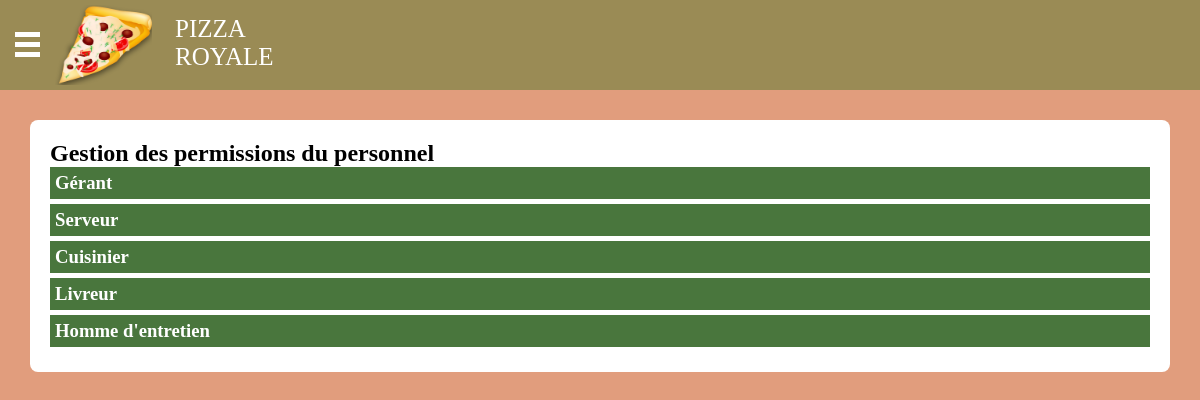
Screenshot of /gestionpermissions.php (signed in) with the database file from the repository.
### tables this page shows
CREATE TABLE `permissions` (
  `id_permission` int(11) NOT NULL,
  `id_fonction` int(11) NOT NULL,
  `c_produit` int(11) NOT NULL DEFAULT 0,
  `g_produits` int(11) NOT NULL DEFAULT 0,
  `c_menu` int(11) NOT NULL DEFAULT 1,
  `g_menus` int(11) NOT NULL DEFAULT 1,
  `g_categ` int(11) NOT NULL DEFAULT 0,
  `c_employe` int(11) NOT NULL DEFAULT 0,
  `g_employe` int(11) NOT NULL DEFAULT 0,
  `g_fonctions` int(11) NOT NULL DEFAULT 0,
  `g_permissions` int(11) NOT NULL DEFAULT 0,
  `c_client` int(11) NOT NULL DEFAULT 1,
  `g_clients` int(11) NOT NULL DEFAULT 1,
  `c_commande` int(11) NOT NULL DEFAULT 1,
  `g_commandes` int(11) NOT NULL DEFAULT 1,
  `g_livraisons` int(11) NOT NULL DEFAULT 1
);

CREATE TABLE `fonctions` (
  `id_fonction` int(11) NOT NULL,
  `nom` varchar(255) NOT NULL
);

### gestionpermissions.php (the view, shortened to what this page needs)
<?php
require('config.php');
?>
<!DOCTYPE html>
<html lang="fr">
<head>
<link href="css/styles.css" rel="stylesheet">
</head>
<body>
<?php include('header.php'); ?>
<div class="conteneur">
<div class="titre-page">
<h1>Gestion des permissions du personnel</h1>
</div>
<?php
$req = $bdd->prepare('SELECT * FROM fonctions as a LEFT JOIN permissions as b ON a.id_fonction = b.id_fonction');
$req->execute();
while($afficher = $req->fetch()) {
?>
<div class="fonction">
<div class="nom-fonction">
<h3><?= $afficher['nom']; ?></h3>
</div>
</div>
<?php } ?>
</div>
</body>
</html>

### css/styles.css (style rules this page uses)
body { margin: 0; background: #e19d7d; }
.conteneur { max-width: 1100px; height: auto; margin-top: 30px; margin-left: auto; margin-right: auto; background: #FFF; border-radius: 8px; padding: 20px; }
.titre-page { display: flex; justify-content: space-between; align-items: center; }
.titre-page h1 { margin: 0; font-size: 1.5rem; }
.nom-fonction { display: block; padding: 5px; background: #49763d; color: #FFF; margin-bottom: 5px; cursor: pointer; }
.fonction h3 { margin: 0; }

### rows the page displays
permissions: id_fonction.nom "Gérant"
permissions: id_fonction.nom "Serveur"
permissions: id_fonction.nom "Cuisinier"
permissions: id_fonction.nom "Livreur"
permissions: id_fonction.nom "Homme d'entretien"
